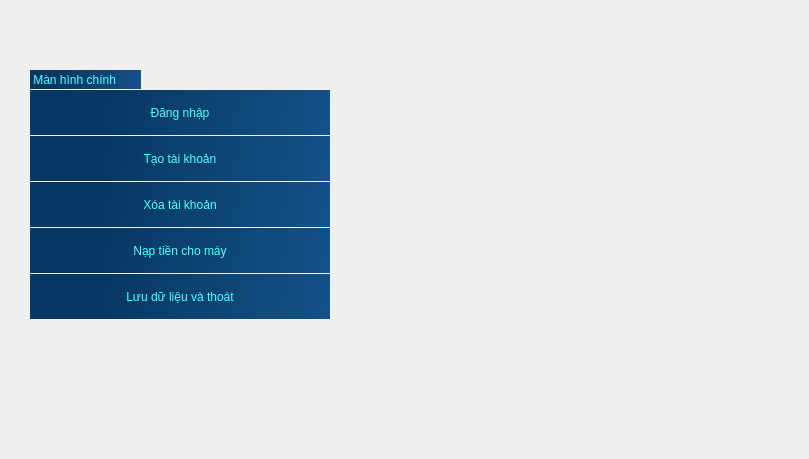
    <widget class="QWidget" name="main_screen">
     <widget class="QLabel" name="credit">
      <property name="geometry">
       <rect>
        <x>20</x>
        <y>0</y>
        <width>500</width>
        <height>90</height>
       </rect>
      </property>
      <property name="styleSheet">
       <string notr="true"/>
      </property>
      <property name="text">
       <string/>
      </property>
      <property name="pixmap">
       <pixmap>UI/credit.png</pixmap>
      </property>
     </widget>
     <widget class="QPushButton" name="pushButton_delete_account">
      <property name="geometry">
       <rect>
        <x>30</x>
        <y>182</y>
        <width>300</width>
        <height>45</height>
       </rect>
      </property>
      <property name="autoFillBackground">
       <bool>false</bool>
      </property>
      <property name="styleSheet">
       <string notr="true">font: 25 16pt &quot;Corbel Light&quot;;
color: rgb(76, 255, 255);
alternate-background-color: rgb(4, 168, 217);
selection-color: rgb(10, 69, 127);
background-color: qlineargradient(spread:pad, x1:0.25, y1:0.528682, x2:1, y2:0.551, stop:0 rgba(7, 56, 99, 255), stop:1 rgba(20, 81, 135, 255));
border:rgb(15, 110, 199);</string>
      </property>
      <property name="text">
       <string>Xóa tài khoản</string>
      </property>
     </widget>
     <widget class="QPushButton" name="pushButton_add_account">
      <property name="geometry">
       <rect>
        <x>30</x>
        <y>136</y>
        <width>300</width>
        <height>45</height>
       </rect>
      </property>
      <property name="autoFillBackground">
       <bool>false</bool>
      </property>
      <property name="styleSheet">
       <string notr="true">font: 25 16pt &quot;Corbel Light&quot;;
color: rgb(76, 255, 255);
alternate-background-color: rgb(4, 168, 217);
selection-color: rgb(10, 69, 127);
background-color: qlineargradient(spread:pad, x1:0.25, y1:0.528682, x2:1, y2:0.551, stop:0 rgba(7, 56, 99, 255), stop:1 rgba(20, 81, 135, 255));
border:rgb(15, 110, 199);</string>
      </property>
      <property name="text">
       <string>Tạo tài khoản</string>
      </property>
     </widget>
     <widget class="QPushButton" name="pushButton_atm_add_money">
      <property name="geometry">
       <rect>
        <x>30</x>
        <y>228</y>
        <width>300</width>
        <height>45</height>
       </rect>
      </property>
      <property name="autoFillBackground">
       <bool>false</bool>
      </property>
      <property name="styleSheet">
       <string notr="true">font: 25 16pt &quot;Corbel Light&quot;;
color: rgb(76, 255, 255);
alternate-background-color: rgb(4, 168, 217);
selection-color: rgb(10, 69, 127);
background-color: qlineargradient(spread:pad, x1:0.25, y1:0.528682, x2:1, y2:0.551, stop:0 rgba(7, 56, 99, 255), stop:1 rgba(20, 81, 135, 255));
border:rgb(15, 110, 199);</string>
      </property>
      <property name="text">
       <string>Nạp tiền cho máy</string>
      </property>
     </widget>
     <widget class="QPushButton" name="pushButton_login">
      <property name="enabled">
       <bool>true</bool>
      </property>
      <property name="geometry">
       <rect>
        <x>30</x>
        <y>90</y>
        <width>300</width>
        <height>45</height>
       </rect>
      </property>
      <property name="autoFillBackground">
       <bool>false</bool>
      </property>
      <property name="styleSheet">
       <string notr="true">font: 25 16pt &quot;Corbel Light&quot;;
color: rgb(76, 255, 255);
alternate-background-color: rgb(4, 168, 217);
selection-color: rgb(10, 69, 127);
background-color: qlineargradient(spread:pad, x1:0.25, y1:0.528682, x2:1, y2:0.551, stop:0 rgba(7, 56, 99, 255), stop:1 rgba(20, 81, 135, 255));
border:rgb(15, 110, 199);</string>
      </property>
      <property name="text">
       <string>Đăng nhập</string>
      </property>
     </widget>
     <widget class="QLabel" name="screen">
      <property name="geometry">
       <rect>
        <x>0</x>
        <y>0</y>
        <width>800</width>
        <height>450</height>
       </rect>
      </property>
      <property name="autoFillBackground">
       <bool>true</bool>
      </property>
      <property name="text">
       <string/>
      </property>
      <property name="pixmap">
       <pixmap>UI/screen.png</pixmap>
      </property>
     </widget>
     <widget class="QLabel" name="main_screen_label">
      <property name="geometry">
       <rect>
        <x>30</x>
        <y>70</y>
        <width>111</width>
        <height>19</height>
       </rect>
      </property>
      <property name="styleSheet">
       <string notr="true">font: 75 11pt &quot;MS Shell Dlg 2&quot;;
color: rgb(76, 255, 255);
alternate-background-color: rgb(4, 168, 217);
selection-color: rgb(10, 69, 127);
background-color: qlineargradient(spread:pad, x1:0.25, y1:0.528682, x2:1, y2:0.551, stop:0 rgba(7, 56, 99, 255), stop:1 rgba(20, 81, 135, 255));
border:rgb(15, 110, 199);</string>
      </property>
      <property name="text">
       <string> Màn hình chính</string>
      </property>
     </widget>
     <widget class="QPushButton" name="pushButton_atm_quit">
      <property name="geometry">
       <rect>
        <x>30</x>
        <y>274</y>
        <width>300</width>
        <height>45</height>
       </rect>
      </property>
      <property name="autoFillBackground">
       <bool>false</bool>
      </property>
      <property name="styleSheet">
       <string notr="true">font: 25 16pt &quot;Corbel Light&quot;;
color: rgb(76, 255, 255);
alternate-background-color: rgb(4, 168, 217);
selection-color: rgb(10, 69, 127);
background-color: qlineargradient(spread:pad, x1:0.25, y1:0.528682, x2:1, y2:0.551, stop:0 rgba(7, 56, 99, 255), stop:1 rgba(20, 81, 135, 255));
border:rgb(15, 110, 199);</string>
      </property>
      <property name="text">
       <string>Lưu dữ liệu và thoát</string>
      </property>
     </widget>
     <zorder>screen</zorder>
     <zorder>credit</zorder>
     <zorder>pushButton_login</zorder>
     <zorder>pushButton_delete_account</zorder>
     <zorder>pushButton_atm_add_money</zorder>
     <zorder>pushButton_add_account</zorder>
     <zorder>main_screen_label</zorder>
     <zorder>pushButton_atm_quit</zorder>
    </widget>
